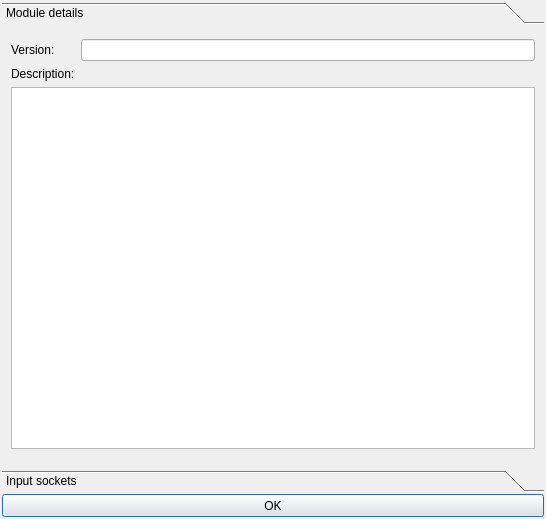
<?xml version="1.0" encoding="UTF-8"?>
<ui version="4.0">
 <class>DialogDetail</class>
 <widget class="QDialog" name="DialogDetail">
  <property name="geometry">
   <rect>
    <x>0</x>
    <y>0</y>
    <width>546</width>
    <height>519</height>
   </rect>
  </property>
  <property name="sizePolicy">
   <sizepolicy hsizetype="Expanding" vsizetype="Expanding">
    <horstretch>0</horstretch>
    <verstretch>0</verstretch>
   </sizepolicy>
  </property>
  <property name="windowTitle">
   <string>Module details</string>
  </property>
  <layout class="QGridLayout" name="gridLayout">
   <property name="margin">
    <number>2</number>
   </property>
   <property name="spacing">
    <number>2</number>
   </property>
   <item row="0" column="0">
    <widget class="QToolBox" name="toolBox">
     <property name="currentIndex">
      <number>0</number>
     </property>
     <widget class="QWidget" name="page_1">
      <property name="geometry">
       <rect>
        <x>0</x>
        <y>0</y>
        <width>542</width>
        <height>436</height>
       </rect>
      </property>
      <attribute name="label">
       <string>Module details</string>
      </attribute>
      <layout class="QGridLayout" name="LayoutDetail">
       <item row="0" column="1">
        <widget class="QLineEdit" name="LineVersion">
         <property name="sizePolicy">
          <sizepolicy hsizetype="Expanding" vsizetype="Fixed">
           <horstretch>0</horstretch>
           <verstretch>0</verstretch>
          </sizepolicy>
         </property>
         <property name="maximumSize">
          <size>
           <width>16777215</width>
           <height>16777215</height>
          </size>
         </property>
         <property name="maxLength">
          <number>12</number>
         </property>
         <property name="readOnly">
          <bool>true</bool>
         </property>
        </widget>
       </item>
       <item row="0" column="0">
        <widget class="QLabel" name="label_1">
         <property name="text">
          <string>Version:</string>
         </property>
        </widget>
       </item>
       <item row="1" column="0">
        <widget class="QLabel" name="label_2">
         <property name="text">
          <string>Description:</string>
         </property>
        </widget>
       </item>
       <item row="2" column="0" colspan="2">
        <widget class="QTextBrowser" name="TextDetail">
         <property name="font">
          <font>
           <pointsize>8</pointsize>
          </font>
         </property>
        </widget>
       </item>
       <item row="3" column="0" colspan="2">
        <widget class="QWidget" name="widget" native="true"/>
       </item>
      </layout>
     </widget>
     <widget class="QWidget" name="page_3">
      <property name="geometry">
       <rect>
        <x>0</x>
        <y>0</y>
        <width>98</width>
        <height>28</height>
       </rect>
      </property>
      <attribute name="label">
       <string>Input sockets</string>
      </attribute>
      <layout class="QGridLayout" name="gridLayout_4">
       <property name="margin">
        <number>0</number>
       </property>
       <item row="0" column="0">
        <layout class="QVBoxLayout" name="LayoutInput"/>
       </item>
      </layout>
     </widget>
    </widget>
   </item>
   <item row="1" column="0">
    <widget class="QPushButton" name="btnOk">
     <property name="minimumSize">
      <size>
       <width>0</width>
       <height>23</height>
      </size>
     </property>
     <property name="maximumSize">
      <size>
       <width>16777215</width>
       <height>23</height>
      </size>
     </property>
     <property name="text">
      <string>OK</string>
     </property>
    </widget>
   </item>
  </layout>
 </widget>
 <resources/>
 <connections>
  <connection>
   <sender>btnOk</sender>
   <signal>clicked()</signal>
   <receiver>DialogDetail</receiver>
   <slot>close()</slot>
   <hints>
    <hint type="sourcelabel">
     <x>272</x>
     <y>505</y>
    </hint>
    <hint type="destinationlabel">
     <x>272</x>
     <y>259</y>
    </hint>
   </hints>
  </connection>
 </connections>
</ui>
